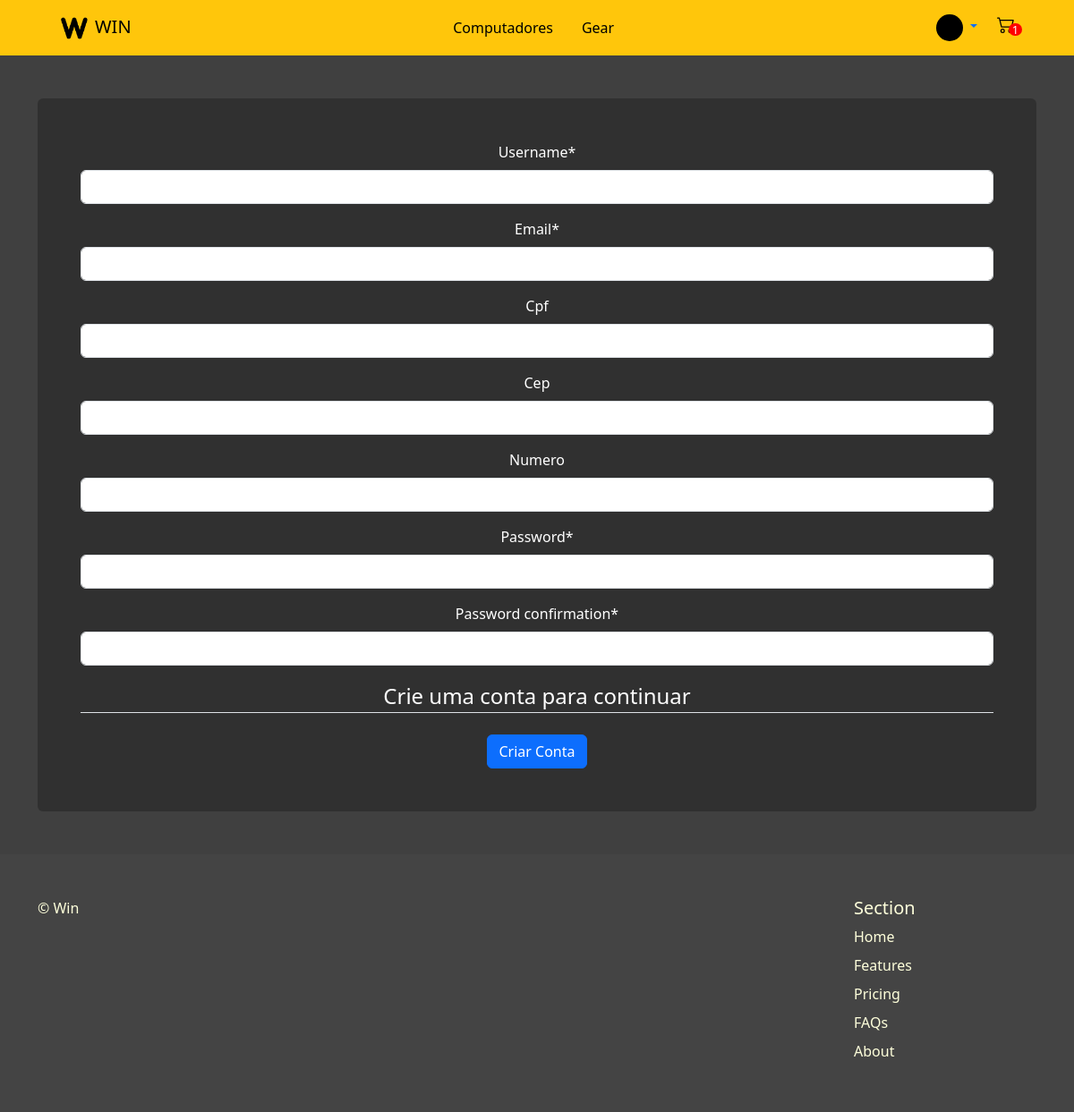
The app's page /cadastro/ (signed in) with its own data.
### venda/models.py (models this page shows, shortened)
class Usuario(AbstractUser):
    email = models.EmailField()
    cpf = models.IntegerField(null=True, blank=True)
    cep = models.IntegerField(null=True, blank=True)
    foto = models.ImageField(default='profiles_img/perfil.png', upload_to="profiles_img/")
    endereco = models.OneToOneField(Endereco, on_delete=models.CASCADE, null=True)
    numero = models.IntegerField(null=True, blank=True)

class Carrinho(models.Model):
    id = models.UUIDField(primary_key=True, default=uuid.uuid4)
    user = models.ForeignKey(Usuario, on_delete=models.CASCADE)
    completed = models.BooleanField(default=False)
    @property
    def num_itens_carrinho(self):
        itens = self.itenscarrinho.all()
        quantidade = sum([item.quantidade for item in itens])
        return quantidade

class ItemCarrinho(models.Model):
    produto = models.ForeignKey('Produto', on_delete=models.CASCADE, related_name='itens')
    carrinho = models.ForeignKey('Carrinho', on_delete=models.CASCADE, related_name='itenscarrinho')
    quantidade = models.IntegerField(default=0)

### venda/views.py (the view, shortened to what this page needs)
# urls.py: path('cadastro/', views.CadastroView.as_view(), name='cadastro'),
class CadastroView(FormView):
    form_class = CriarContaForm
    template_name = "registration/cadastro.html"

### venda/forms.py (shortened to what this page needs)
class CriarContaForm(UserCreationForm):
    def __init__(self, *args, **kwargs):
        super(CriarContaForm, self).__init__(*args, **kwargs)
        for fieldname in ['username', 'email', 'cpf', 'cep', 'numero', 'password1', 'password2']:
            self.fields[fieldname].help_text = None
    class Meta:
        model = Usuario
        fields = ('username', 'email', 'cpf', 'cep', 'numero', 'password1', 'password2')

### venda/context_processors.py (called while the page is built)
def carrinho(request):
    if request.user.is_authenticated:
        carrinho, created = Carrinho.objects.get_or_create(user=request.user, completed=False)
        return {'carrinho': carrinho}
    else:
        return {'carrinho':0}

### templates/registration/cadastro.html (shortened to what this page needs)
{% extends "base_generic.html" %}
{% load static %}
{% load crispy_forms_tags %}
{% block content %}
<header class="bg-black bg-opacity-75 py-5">
    <div class="container text-center">
        <div class="container bg-black bg-opacity-25 p-5 rounded text-white">
          <form method="post">
                <fieldset class="form-group">
                    {{ form|crispy }}
                    <legend class="border-bottom mb-4">Crie uma conta para continuar</legend>
                </fieldset>
                <button class="btn btn-primary" type="submit">Criar Conta</button>
            </form>
        </div>
    </div>
</header>
{% endblock %}

### venda/templates/navbar.html (shortened to what this page needs)
<nav class="navbar navbar-expand-lg navbar-dark bg-dark px-10" style="background-color: #FFC60B !important;">
    <div class="container-fluid">
      <a class="navbar-brand px-5" href="{% url 'home' %}" style="color: black !important;"><img src="../../../../media/logopreta.png" alt="logo da win informática" height="30" class="px-2">WIN</a>
      <ul class="nav justify-content-space-between">
        <li class="nav-item">
          <a class="nav-link" style="color: black !important;" href="{% url 'home' %}">Computadores</a>
        </li>
        <li class="nav-item">
          <a class="nav-link" style="color: black !important;" href="{% url 'gears' %}">Gear</a>
        </li>
      </ul>
      <ul class="nav justify-content-center px-5">
        {% if user.is_authenticated %}
            <li class="nav-item dropdown">
              <a class="nav-link dropdown-toggle" href="#" role="button" data-bs-toggle="dropdown" aria-expanded="false">
                  <img src="../../{{ user.foto }}" alt="avatar"
            class="rounded-circle img-fluid" style="width: 30px; height: 30px">
              </a>
            </li>
          {% else %}
          <li class="nav-item">
            <a class="nav-link" style="color: black !important;" href="{% url 'login' %}">Login</a>
          </li>
          {% endif %}
        <li class="nav-item">
            <div id="container-cart-icon">
                {% if user.is_authenticated %}
                <div id="navi"><div id="red-circle"><a id="inside-circle">{{ carrinho.num_itens_carrinho }}</a></div></div>
                <div id="infoi">
                    <a href="{% url 'carrinho' %}"><img src="../media/cart2.svg" height="20" width="32" /></a>
                </div>
                {% else %}
                <div id="navi"><div id="red-circle"><a id="inside-circle">0</a></div></div>
                <div id="infoi">
                    <a href="{% url 'login' %}"><img src="../../../../../../media/cart2.svg" height="20" width="32" /></a>
                </div>
                {% endif %}
            </div>
        </li>
      </ul>
    </div>
</nav>

### venda/static/css/styles.css (style rules this page uses)
#container-cart-icon { width: 25px; height: 25px; position: relative; padding: 16px; margin-top: 5px; }
#navi, #infoi { width: 100%; height: 100%; position: absolute; top: 0; left: 0; }
#infoi { z-index: 10; }
#red-circle { background-color: rgb(255, 0, 0); border-radius: 50%; width: 0.9rem; height: 0.9rem; position: relative; top: 40%; left: 60%; z-index: 20; }
#inside-circle { font-size: 0.8rem; position: absolute; top: 1px; left: 25%; line-height: 12.5px; color: white; }

### records on screen
Usuario: foto (picture)
Carrinho: num_itens_carrinho "1"
